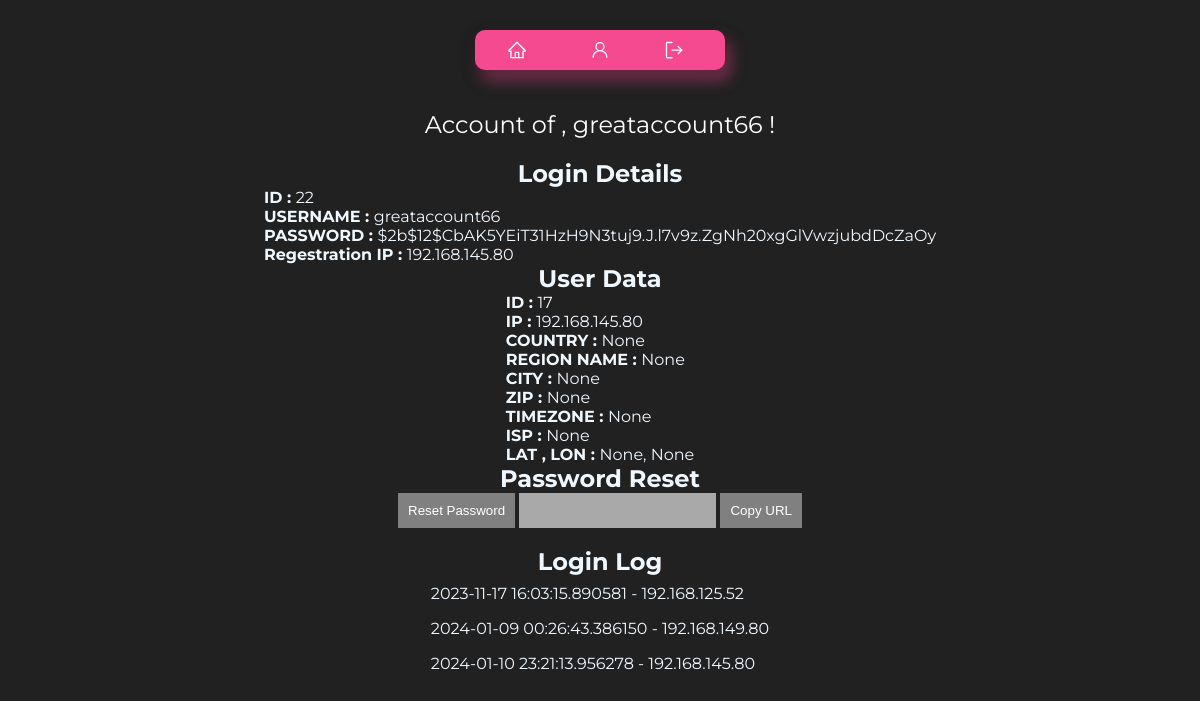
The app's page /greataccount66 (signed in), older data.
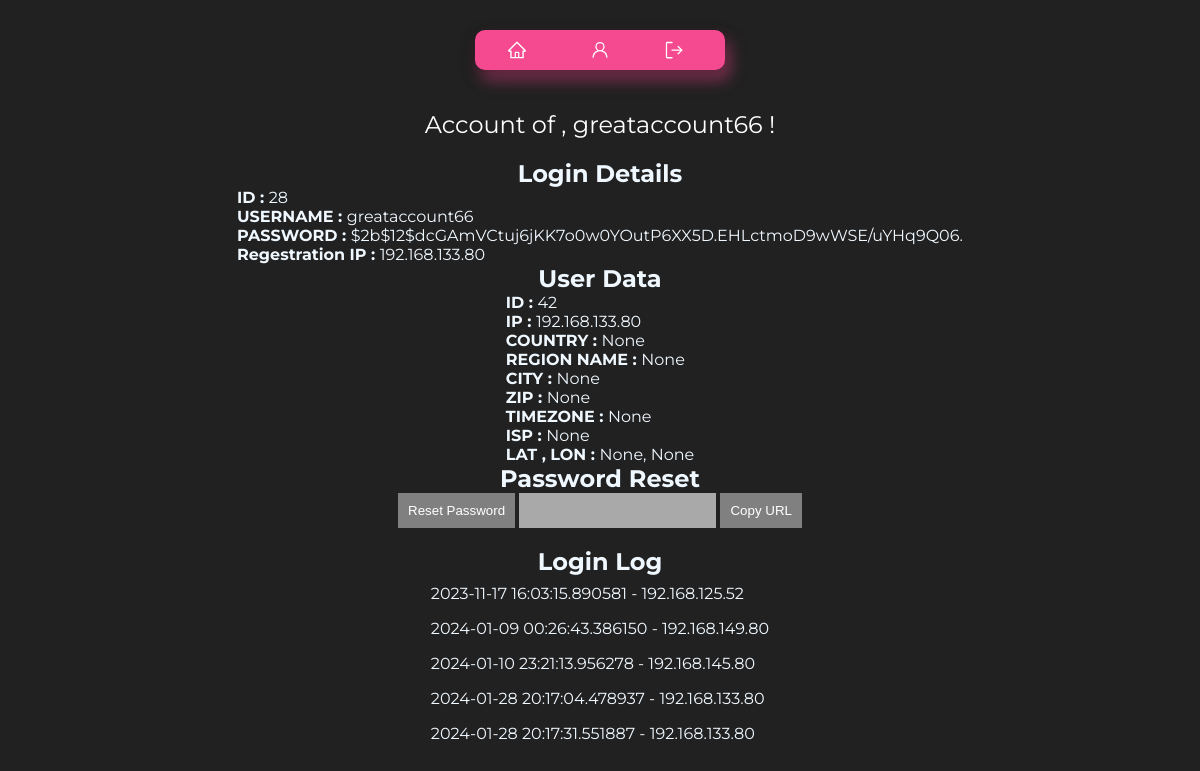
The same page, newer data.
### tables this page shows
CREATE TABLE users (
        id INTEGER PRIMARY KEY,
        username TEXT UNIQUE,
        password TEXT,
        ip TEXT
    );

CREATE TABLE userData (
        id INTEGER PRIMARY KEY,
        username TEXT,
        ip TEXT,
        country TEXT,
        regionname TEXT,
        city TEXT,
        zip TEXT, 
        lat TEXT,
        lon TEXT,
        timezone TEXT,
        isp TEXT
    );

CREATE TABLE loginLog (
        id INTEGER PRIMARY KEY,
        username TEXT,
        ip TEXT,
        timestamp TIMESTAMP DEFAULT CURRENT_TIMESTAMP
    );

### main.py (the view)
@app.route('/<string:username>', methods=['GET'])
def user(username):
    nonce = secrets.token_hex(8)
    if 'username' in session:
        logged_in_username = session['username']
        if logged_in_username == 'admin':
            csp_header['script-src'] = f"'self' 'nonce-{nonce}'"
            username = sanitize_input(username)
            liked_meals = get_liked_Meals_db(username)
            user_data = get_user_data(username)
            user_login_info = get_user(username)
            login_log = get_login_log(username)
            meal = [meal[2] for meal in liked_meals]
            return render_template('admin/user_details.html',
                       username=username,
                       loginDetails=user_login_info,
                       liked_meal_ids=meal,  # Pass the likedMeals data
                       loginLog=login_log,
                       userData=user_data,
                       nonce=nonce)
        return redirect(url_for('account'))  # HTTP 403 Forbidden for non-admin users
    else:
        return redirect(url_for('login'))

### main.py (called while the page is built)
@app.after_request
def set_csp_header(response):
    csp_value = '; '.join([f"{key} {value}" for key, value in csp_header.items()])
    response.headers['Content-Security-Policy'] = csp_value
    return response

@app.after_request
def add_security_headers(response):
    response.headers['X-Frame-Options'] = 'SAMEORIGIN'
    return response

@app.after_request
def add_hsts_header(response):
    response.headers['Strict-Transport-Security'] = 'max-age=31536000; includeSubDomains; preload'
    return response

@app.after_request
def add_content_type_header(response):
    response.headers['X-Content-Type-Options'] = 'nosniff'
    return response

### scripts/check_input.py (called while the page is built)
def sanitize_input(input_string):
    sanitized_input = input_string.strip()
    sanitized_input = re.sub(r'[(;\'"\\)]', '', sanitized_input)
    return sanitized_input

### scripts/db.py (called while the page is built)
def connect():
    conn = sqlite3.connect('database/testdb.db')
    cursor = conn.cursor()
    return conn, cursor

def get_liked_Meals_db(username):
    conn, cursor = connect()
    cursor.execute('SELECT * FROM likedMeals WHERE username = ?', (username,))
    user_liked_meals = cursor.fetchall()
    conn.commit()
    conn.close()
    return user_liked_meals

### templates/admin/user_details.html (shortened to what this page needs)
<!DOCTYPE html>
<html lang="en">
<head>
  <link rel="stylesheet" type="text/css" href="{{ url_for('static', filename='css/account.css') }}">
  <link rel="stylesheet" type="text/css" href="{{ url_for('static', filename='css/template.css') }}" />
  <link rel="stylesheet" type="text/css" href="{{ url_for('static', filename='css/header.css') }}" />
</head>
<body>
  <header>
    <div class="button-container">
      <a class="button" href="/">
      </a>
      <a class="button" href="/admin/dashboard">
      </a>
      <a class="button" href="/logout">
      </a>
    </div>
  </header>
  <div class="user-data">
    <span>Account of , {{ username }} !</span>
  </div>
  <h2>Login Details</h2>
  <div>
    <p><b>ID : </b>{{ loginDetails.id }} <br></p>
    <p><b>USERNAME : </b>{{ loginDetails.username }} <br></p>
    <p><b>PASSWORD : </b>{{ loginDetails.password }} <br></p>
    <p><b>Regestration IP : </b>{{ loginDetails.ip }} <br></p>
  </div>
  <h2>User Data</h2>
  <div>
    <p><b>ID : </b>{{ userData.id }}<br></p>
    <p><b>IP : </b>{{ userData.ip }}<br></p>
    <p><b>COUNTRY : </b>{{ userData.country }}<br></p>
    <p><b>REGION NAME : </b>{{ userData.regionname }}<br></p>
    <p><b>CITY : </b>{{ userData.city }}<br></p>
    <p><b>ZIP : </b>{{ userData.zip }}<br></p>
    <p><b>TIMEZONE : </b>{{ userData.timezone }}<br></p>
    <p><b>ISP : </b>{{ userData.isp }}<br></p>
    <p><b>LAT , LON : </b> {{ userData.lat }}, {{ userData.lon }}<br></p>
  </div>
  <h2>Password Reset</h2>
  <div>
    <button id="resetButton" nonce="{{ nonce }}"
      style="background: gray; border: none; outline: none; padding: 10px; cursor: pointer; color: white;">Reset
      Password</button>
    <input type="text" id="resetUrlField" value="" readonly
      style="background: darkgray; border: none; outline: none; padding: 10px; color: white;">
    <button id="copyUrlButton" nonce="{{ nonce }}"
      style="background: gray; border: none; outline: none; padding: 10px; cursor: pointer; color: white;">Copy
      URL</button>
  </div>
  <br>
  <h2>Login Log</h2>
  <ul>
    {% for log in loginLog %}
    <ul style="padding: 8px;">{{ log.timestamp }} - {{ log.ip }}</ul>
    {% endfor %}
  </ul>
</body>
</html>

Row changes from the older to the newer data that the page shows:
removed users: id "22", username "greataccount66", password "$2b$12$CbAK5YEiT31HzH9N3tuj9.J.l7v9z.ZgNh20xgGlVwzjubdDcZaOy", ip "192.168.145.80"
no longer on this page (row unchanged): userData: id "17", ip "192.168.145.80"
added users: id "28", username "greataccount66", password "$2b$12$dcGAmVCtuj6jKK7o0w0YOutP6XX5D.EHLctmoD9wWSE/uYHq9Q06.", ip "192.168.133.80"
added userData: id "42", ip "192.168.133.80"
added loginLog: timestamp "2024-01-28 20:17:04.478937", ip "192.168.133.80"
added loginLog: timestamp "2024-01-28 20:17:31.551887", ip "192.168.133.80"
